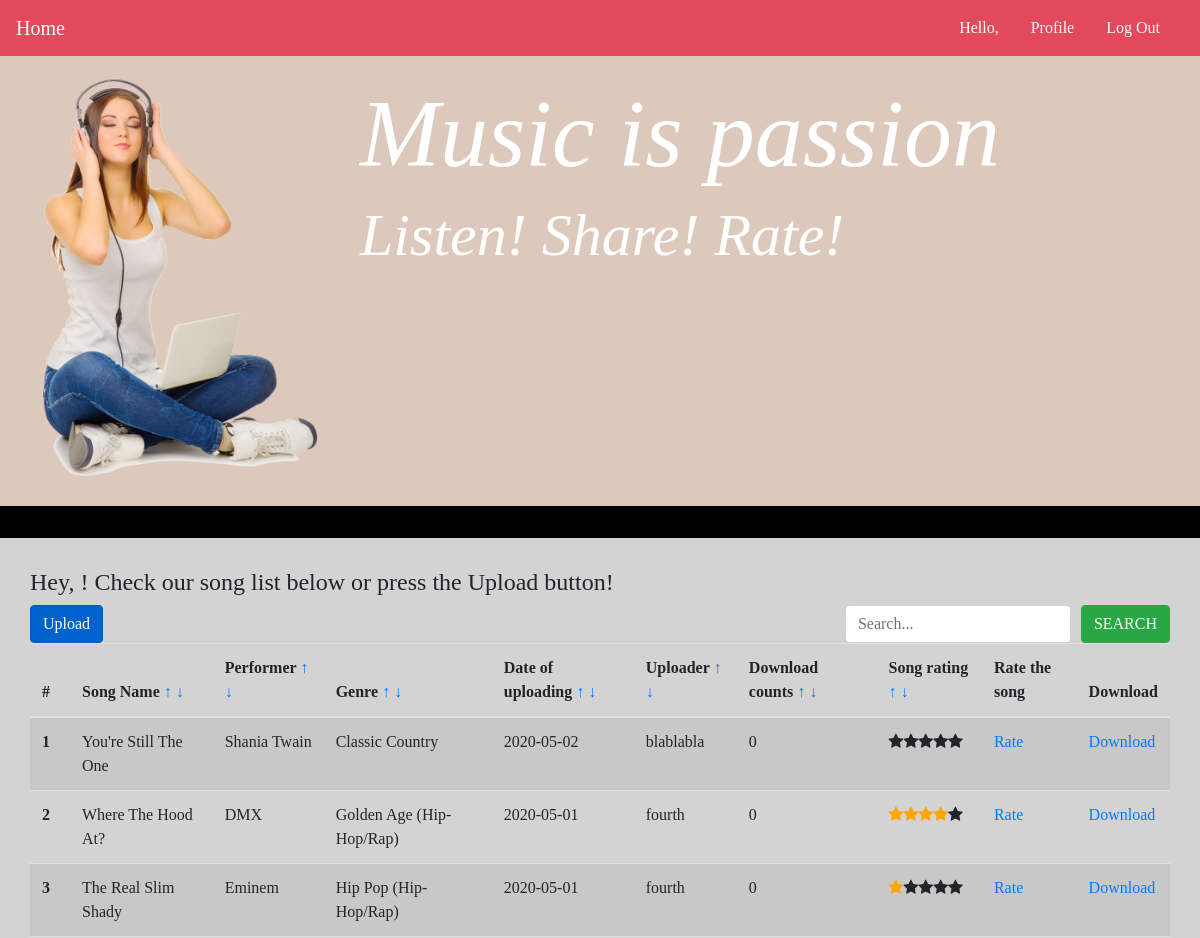
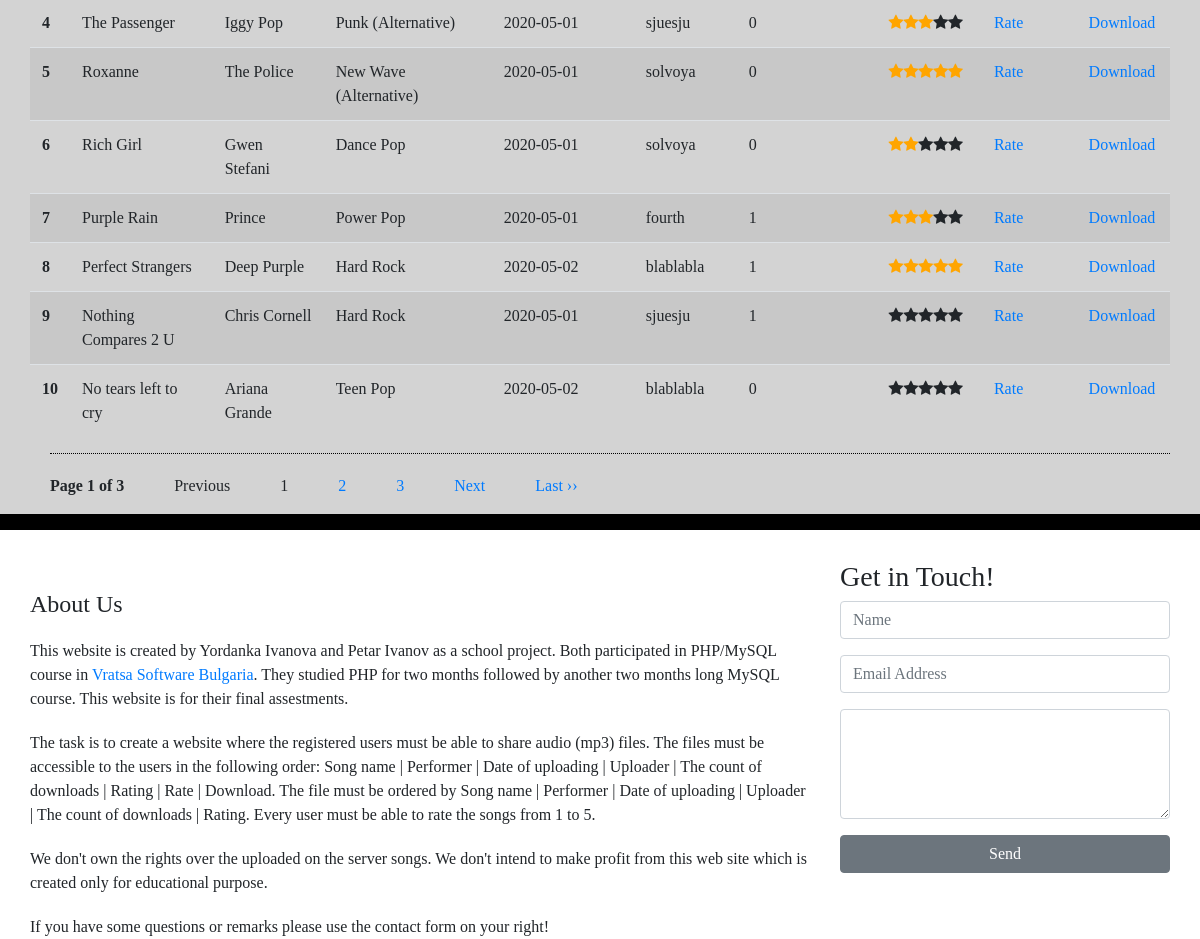
Screenshot of /welcome.php?order=1&dir=1 with the database file from the repository (2 pictures, top to bottom).
### tables this page shows
CREATE TABLE `songs` (
  `song_id` int(11) NOT NULL,
  `song_path` varchar(255) NOT NULL,
  `song_name` varchar(50) NOT NULL,
  `song_date` date NOT NULL,
  `song_uploader` int(11) NOT NULL,
  `song_soft_delete` date DEFAULT NULL
);

CREATE TABLE `users` (
  `user_id` int(11) NOT NULL,
  `user_username` varchar(50) NOT NULL,
  `user_password` varchar(255) NOT NULL,
  `user_name_first` varchar(50) NOT NULL,
  `user_name_second` varchar(50) NOT NULL,
  `user_email` varchar(50) NOT NULL,
  `user_image` varchar(50) NOT NULL,
  `user_role` int(1) NOT NULL,
  `user_date_created` date NOT NULL,
  `user_date_deleted` date DEFAULT NULL
);

### welcome.php (the view, shortened to what this page needs)
<?php
	include 'functions/db_connect.php';
	include 'functions/functions.php';
	include 'files/header.php';
	include 'files/navigation-user.php';
	include 'files/container.php';
	function print_song_table($songs, $song_keys, $offset){
		$size = sizeof($songs);
		for ($i=0; $i < $size; $i++) {
			$key = $song_keys[$i];
			echo '<tr>';
			echo '<th scope="row">' . ($offset + $i + 1) . '</th>';
			echo '<td>' . $songs[$key]['song_name'] . '</td>';
			echo '<td>' . $songs[$key]['singer_name'] . '</td>';
			echo '<td>' . $songs[$key]['genre_name'] . '</td>';
			echo '<td>' . $songs[$key]['song_date'] . '</td>';
			echo '<td>' . $songs[$key]['user_username'] . '</td>';
			echo '<td>' . $songs[$key]['count_downloads'] . '</td>';
			echo '<td><span title="Average rating of ' . round($songs[$key]['average_rating'], 2) . ' from ' . $songs[$key]['count_ratings'] .  ' total votes">';
			for ($stars=1; $stars <= 5; $stars++) {
				if ($stars <= $songs[$key]['average_rating']){
					echo '<span class="fa fa-star checked_stars"></span>';
				} else {
					echo '<span class="fa fa-star"></span>';
				}
			}
			echo '</span></td>';
			echo '<td><a href="rate-song.php?id=' . $key . '&name=' . str_replace(' ', '_', $songs[$key]['song_name']) . '">Rate</a></td>';
			echo '<td><a href=download.php?id=' . $key . '&name=' . str_replace(' ', '_', $songs[$key]['song_name']) . '>Download</a></td>';
			echo '</tr>';
		}
	}
	if (isset($_GET['page_no']) && $_GET['page_no']!="") {
   		$page_no = $_GET['page_no'];
	} else {
	    $page_no = 1;
	}
?>
<div id="main_title">
	<div id="main_image">
	<?php
		include 'files/main-image.php';
	?>
	</div>
	<div id="main_text">
		<h1>Music is passion</h1>
		<h3>Listen! Share! Rate!</h3>
	</div>
</div>
<div id="song-content">
	<div id="text">
		<h2> Hey, <?php echo $_SESSION['user_name_first'] ?>! Check our song list below or press the Upload button!</h2><p>
       <div class="search_nav">
			<div class="text-left">
				<a href="upload.php" class="btn btn-primary btn-md active" role="button" aria-pressed="true">Upload</a>
			</div>
			<form method="post">
			<div class="text-right">
				<div class="text-left">
					<input type="text" name="search_string" class="form-control" placeholder="Search...">
				</div>
				<div class="text-right">
					<input type="submit" class="btn btn-success btn-md" name="search" value="SEARCH">
				</div>
			</div>
		</form>
			<?php
				if (isset($_POST['search'])){
					$search = $_POST['search_string'];
				} else {
					$search = "";
				}
			?>
		</div>
		<div class="table-responsive">
		<table class="table table-striped">
		  <thead>
		    <tr>
		    	<?php
		    		if (strlen($search) > 0){
		    			?>
		      <th scope="col">#</th>
		      <th scope="col">Song Name</th>
		      <th scope="col">Performer</th>
		      <th scope="col">Genre</th>
		      <th scope="col">Date of uploading</th>
		      <th scope="col">Uploader</th>
		      <th scope="col">Download counts</th>
		      <th scope="col">Song rating</th>
		      <th scope="col">Rate the song</th>
		      <th scope="col">Download</th>
		    			<?php
		    		} else {
		    	?>
		      <th scope="col">#</th>
		      <th scope="col">Song Name <a href="welcome.php?order=1&dir=1#text">&uarr;</a> <a href="welcome.php?order=1&dir=0#text">&darr;</a></th>
		      <th scope="col">Performer <a href="welcome.php?order=2&dir=1#text">&uarr;</a> <a href="welcome.php?order=2&dir=0#text">&darr;</a></th>
		      <th scope="col">Genre <a href="welcome.php?order=5&dir=1#text">&uarr;</a> <a href="welcome.php?order=5&dir=0#text">&darr;</a></th>
		      <th scope="col">Date of uploading <a href="welcome.php?order=4&dir=1#text">&uarr;</a> <a href="welcome.php?order=4&dir=0#text">&darr;</a></th>
		      <th scope="col">Uploader <a href="welcome.php?order=3&dir=1#text">&uarr;</a> <a href="welcome.php?order=3&dir=0#text">&darr;</a></th>
		      <th scope="col">Download counts <a href="welcome.php?order=6&dir=1#text">&uarr;</a> <a href="welcome.php?order=6&dir=0#text">&darr;</a></th>
		      <th scope="col">Song rating <a href="welcome.php?order=7&dir=1#text">&uarr;</a> <a href="welcome.php?order=7&dir=0#text">&darr;</a></th>
		      <th scope="col">Rate the song</th>
		      <th scope="col">Download</th>
		      <?php
		      	}
		      ?>
		    </tr>
		  </thead>
		  <tbody>
		  	<?php
	        	if (strlen($search) > 0) {
	        		$page_no = 1;
	        		$total_records_per_page = $_SESSION['songs_count'];
	        	} else {
	        		$total_records_per_page = 10;
	        	}
				$total_no_of_pages = ceil($_SESSION['songs_count'] / $total_records_per_page);
				$offset = ($page_no - 1) * $total_records_per_page;
		  		if (isset($_GET['order'])){
		  			$order = $_GET['order'];
		  		} else {
		  			$order = 1;
		  		}
		  		if (isset($_GET['dir'])){
		  			$direction = $_GET['dir'];
		  		} else {
		  			$direction = 0;
		  		}
		  		$temp_array = return_songs_info($order, $direction, $conn, $total_records_per_page, $offset, $search);
		  		$songs = $temp_array[0];
		  		$song_keys = $temp_array[1];
		  		print_song_table($songs, $song_keys, $offset);
		  	?>
		  	</tbody>
		</table>
		<div class="current_page">
		<?php
			if (strlen($search) == 0){
				print_pagination($page_no, $total_no_of_pages, $direction, $order);
			}
		?>
		</div>
	</div>
	</div>
</div>
<?php
	include 'files/container-footer.php';
?>
</div>  <! –– container ––>
<?php
	include 'files/footer.php';
?>

### styles/style.css (style rules this page uses)
html, body { width: 100%; height: 100%; margin: 0px; padding: 0px; background: #FFFFFF; font-family: TimesNewRoman, Times New Roman, Times, Baskerville, Georgia, serif; }
#main_title { color: #ffffff; width: 100%; height: 50%; }
#main_title h1 { margin-top: 20px; font-size: 8vw; font-style: italic; font-family: "Times New Roman", Times, serif; }
#main_title h3 { font-size: 5vw; font-style: italic; }
#main_image { width: 30%; height: 100%; float: left; }
#main_text { width: 70%; height: 100%; float: right; word-wrap: break-word; }
#song-content { border-top: 2em solid black; border-bottom: 1em solid black; width: 100%; height: auto; min-height: 60%; margin-top: 50px; background: #D3D3D3; }
#text { margin-left: 30px; margin-right: 30px; margin-top: 30px; min-height: 100%; overflow: auto; }
#text h2 { font-size: 2vw; }
.text-left { float: left; }
.text-right { float: right; margin-left: 10px; }
.checked_stars { color: orange; }
.current_page { padding-bottom: 20px; padding-top: 20px; border-top: dotted 1px #000000; margin-bottom: 20px; margin-left: 20px; }
.current_page ul, p { float: left; margin: 0; padding: 0; }

### rows the page displays
songs: i "1", song_name "You're Still The One", singer_name "Shania Twain", genre_name "Classic Country", song_date "2020-05-02", users.user_username "blablabla", count_downloads "0"
songs: i "2", song_name "Where The Hood At?", singer_name "DMX", genre_name "Golden Age (Hip-Hop/Rap)", song_date "2020-05-01", users.user_username "fourth", count_downloads "0"
songs: i "3", song_name "The Real Slim Shady", singer_name "Eminem", genre_name "Hip Pop (Hip-Hop/Rap)", song_date "2020-05-01", users.user_username "fourth", count_downloads "0"
songs: i "4", song_name "The Passenger", singer_name "Iggy Pop", genre_name "Punk (Alternative)", song_date "2020-05-01", users.user_username "sjuesju", count_downloads "0"
songs: i "5", song_name "Roxanne", singer_name "The Police", genre_name "New Wave (Alternative)", song_date "2020-05-01", users.user_username "solvoya", count_downloads "0"
songs: i "6", song_name "Rich Girl", singer_name "Gwen Stefani", genre_name "Dance Pop", song_date "2020-05-01", users.user_username "solvoya", count_downloads "0"
songs: i "7", song_name "Purple Rain", singer_name "Prince", genre_name "Power Pop", song_date "2020-05-01", users.user_username "fourth", count_downloads "1"
songs: i "8", song_name "Perfect Strangers", singer_name "Deep Purple", genre_name "Hard Rock", song_date "2020-05-02", users.user_username "blablabla", count_downloads "1"
songs: i "9", song_name "Nothing Compares 2 U", singer_name "Chris Cornell", genre_name "Hard Rock", song_date "2020-05-01", users.user_username "sjuesju", count_downloads "1"
songs: i "10", song_name "No tears left to cry", singer_name "Ariana Grande", genre_name "Teen Pop", song_date "2020-05-02", users.user_username "blablabla", count_downloads "0"

### other values shown
$page_no "1"
$total_no_of_pages "3"
